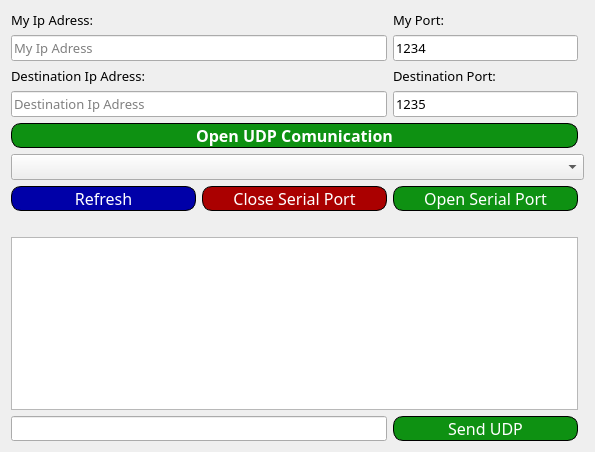
<?xml version="1.0" encoding="UTF-8"?>
<ui version="4.0">
 <class>MainWindow</class>
 <widget class="QMainWindow" name="MainWindow">
  <property name="geometry">
   <rect>
    <x>0</x>
    <y>0</y>
    <width>595</width>
    <height>452</height>
   </rect>
  </property>
  <property name="windowTitle">
   <string>MinhoUDPCOM</string>
  </property>
  <property name="windowIcon">
   <iconset resource="rs.qrc">
    <normaloff>:/simboloMinhoTeam.png</normaloff>:/simboloMinhoTeam.png</iconset>
  </property>
  <widget class="QWidget" name="centralWidget">
   <layout class="QGridLayout" name="gridLayout">
    <item row="8" column="0" colspan="3">
     <widget class="QPlainTextEdit" name="plainTextEdit">
      <property name="sizePolicy">
       <sizepolicy hsizetype="Preferred" vsizetype="Preferred">
        <horstretch>0</horstretch>
        <verstretch>0</verstretch>
       </sizepolicy>
      </property>
     </widget>
    </item>
    <item row="5" column="0" colspan="4">
     <widget class="QComboBox" name="cb_serial">
      <property name="font">
       <font>
        <family>Cabin</family>
        <pointsize>10</pointsize>
       </font>
      </property>
     </widget>
    </item>
    <item row="6" column="0">
     <widget class="QPushButton" name="btRefresh">
      <property name="sizePolicy">
       <sizepolicy hsizetype="Preferred" vsizetype="Preferred">
        <horstretch>0</horstretch>
        <verstretch>0</verstretch>
       </sizepolicy>
      </property>
      <property name="font">
       <font>
        <family>Cabin</family>
        <pointsize>12</pointsize>
       </font>
      </property>
      <property name="styleSheet">
       <string notr="true">QPushButton {
border:1px solid black;
background-color: rgb(0, 0, 168);
color:white;
border-radius:10%;
}

QPushButton:hover{
border:4px solid black;
}</string>
      </property>
      <property name="text">
       <string>Refresh</string>
      </property>
     </widget>
    </item>
    <item row="6" column="1">
     <widget class="QPushButton" name="btCloseSerial">
      <property name="sizePolicy">
       <sizepolicy hsizetype="Preferred" vsizetype="Preferred">
        <horstretch>0</horstretch>
        <verstretch>0</verstretch>
       </sizepolicy>
      </property>
      <property name="font">
       <font>
        <family>Cabin</family>
        <pointsize>12</pointsize>
       </font>
      </property>
      <property name="styleSheet">
       <string notr="true">QPushButton {
border:1px solid black;
background-color: rgb(170, 0, 0);
color:white;
border-radius:10%;
}

QPushButton:hover{
border:4px solid black;
}</string>
      </property>
      <property name="text">
       <string>Close Serial Port</string>
      </property>
     </widget>
    </item>
    <item row="1" column="2">
     <widget class="QLineEdit" name="tbMyPort">
      <property name="font">
       <font>
        <family>Cabin</family>
        <pointsize>10</pointsize>
       </font>
      </property>
      <property name="text">
       <string>1234</string>
      </property>
      <property name="placeholderText">
       <string>My Port</string>
      </property>
     </widget>
    </item>
    <item row="1" column="0" colspan="2">
     <widget class="QLineEdit" name="tbMyIp">
      <property name="font">
       <font>
        <family>Cabin</family>
        <pointsize>10</pointsize>
       </font>
      </property>
      <property name="inputMask">
       <string/>
      </property>
      <property name="text">
       <string/>
      </property>
      <property name="placeholderText">
       <string>My Ip Adress</string>
      </property>
     </widget>
    </item>
    <item row="7" column="0">
     <spacer name="horizontalSpacer">
      <property name="orientation">
       <enum>Qt::Horizontal</enum>
      </property>
      <property name="sizeHint" stdset="0">
       <size>
        <width>40</width>
        <height>20</height>
       </size>
      </property>
     </spacer>
    </item>
    <item row="7" column="2">
     <spacer name="horizontalSpacer_3">
      <property name="orientation">
       <enum>Qt::Horizontal</enum>
      </property>
      <property name="sizeHint" stdset="0">
       <size>
        <width>40</width>
        <height>20</height>
       </size>
      </property>
     </spacer>
    </item>
    <item row="3" column="0" colspan="2">
     <widget class="QLineEdit" name="tbDestIp">
      <property name="font">
       <font>
        <family>Cabin</family>
        <pointsize>10</pointsize>
       </font>
      </property>
      <property name="placeholderText">
       <string>Destination Ip Adress</string>
      </property>
     </widget>
    </item>
    <item row="2" column="0" colspan="2">
     <widget class="QLabel" name="label_3">
      <property name="font">
       <font>
        <family>Cabin</family>
        <pointsize>10</pointsize>
       </font>
      </property>
      <property name="text">
       <string>Destination Ip Adress:</string>
      </property>
     </widget>
    </item>
    <item row="7" column="1">
     <spacer name="horizontalSpacer_2">
      <property name="orientation">
       <enum>Qt::Horizontal</enum>
      </property>
      <property name="sizeHint" stdset="0">
       <size>
        <width>40</width>
        <height>20</height>
       </size>
      </property>
     </spacer>
    </item>
    <item row="3" column="2">
     <widget class="QLineEdit" name="tbDestPort">
      <property name="font">
       <font>
        <family>Cabin</family>
        <pointsize>10</pointsize>
       </font>
      </property>
      <property name="text">
       <string>1235</string>
      </property>
      <property name="placeholderText">
       <string>Destination Port</string>
      </property>
     </widget>
    </item>
    <item row="6" column="2">
     <widget class="QPushButton" name="btOpenSerial">
      <property name="sizePolicy">
       <sizepolicy hsizetype="Preferred" vsizetype="Preferred">
        <horstretch>0</horstretch>
        <verstretch>0</verstretch>
       </sizepolicy>
      </property>
      <property name="font">
       <font>
        <family>Cabin</family>
        <pointsize>12</pointsize>
       </font>
      </property>
      <property name="styleSheet">
       <string notr="true">QPushButton {
border:1px solid black;
background-color: rgb(14, 145, 18);
color:white;
border-radius:10%;
}

QPushButton:hover{
border:4px solid black;
}</string>
      </property>
      <property name="text">
       <string>Open Serial Port</string>
      </property>
     </widget>
    </item>
    <item row="2" column="2">
     <widget class="QLabel" name="label_4">
      <property name="font">
       <font>
        <family>Cabin</family>
        <pointsize>10</pointsize>
       </font>
      </property>
      <property name="text">
       <string>Destination Port:</string>
      </property>
     </widget>
    </item>
    <item row="0" column="0" colspan="2">
     <widget class="QLabel" name="label">
      <property name="font">
       <font>
        <family>Cabin</family>
        <pointsize>10</pointsize>
       </font>
      </property>
      <property name="text">
       <string>My Ip Adress:</string>
      </property>
     </widget>
    </item>
    <item row="0" column="2">
     <widget class="QLabel" name="label_2">
      <property name="font">
       <font>
        <family>Cabin</family>
        <pointsize>10</pointsize>
       </font>
      </property>
      <property name="text">
       <string>My Port:</string>
      </property>
     </widget>
    </item>
    <item row="4" column="0" colspan="3">
     <widget class="QPushButton" name="btOpenUDP">
      <property name="sizePolicy">
       <sizepolicy hsizetype="Preferred" vsizetype="Preferred">
        <horstretch>0</horstretch>
        <verstretch>0</verstretch>
       </sizepolicy>
      </property>
      <property name="font">
       <font>
        <family>Cabin</family>
        <pointsize>12</pointsize>
        <weight>75</weight>
        <bold>true</bold>
       </font>
      </property>
      <property name="styleSheet">
       <string notr="true">QPushButton {
border:1px solid black;
border-radius:10%;
background-color: rgb(14, 145, 18);
color:white;
}

QPushButton:hover{
border:4px solid black;
}</string>
      </property>
      <property name="text">
       <string>Open UDP Comunication</string>
      </property>
      <property name="flat">
       <bool>false</bool>
      </property>
     </widget>
    </item>
    <item row="9" column="0" colspan="2">
     <widget class="QLineEdit" name="tbSend">
      <property name="sizePolicy">
       <sizepolicy hsizetype="Preferred" vsizetype="Preferred">
        <horstretch>0</horstretch>
        <verstretch>0</verstretch>
       </sizepolicy>
      </property>
     </widget>
    </item>
    <item row="9" column="2">
     <widget class="QPushButton" name="btSendUDP">
      <property name="sizePolicy">
       <sizepolicy hsizetype="Preferred" vsizetype="Preferred">
        <horstretch>0</horstretch>
        <verstretch>0</verstretch>
       </sizepolicy>
      </property>
      <property name="font">
       <font>
        <family>Cabin</family>
        <pointsize>12</pointsize>
       </font>
      </property>
      <property name="styleSheet">
       <string notr="true">QPushButton {
border:1px solid black;
background-color: rgb(14, 145, 18);
color:white;
border-radius:10%;
}

QPushButton:hover{
border:4px solid black;
}</string>
      </property>
      <property name="text">
       <string>Send UDP</string>
      </property>
     </widget>
    </item>
   </layout>
  </widget>
 </widget>
 <layoutdefault spacing="6" margin="11"/>
 <resources>
  <include location="rs.qrc"/>
 </resources>
 <connections/>
</ui>
